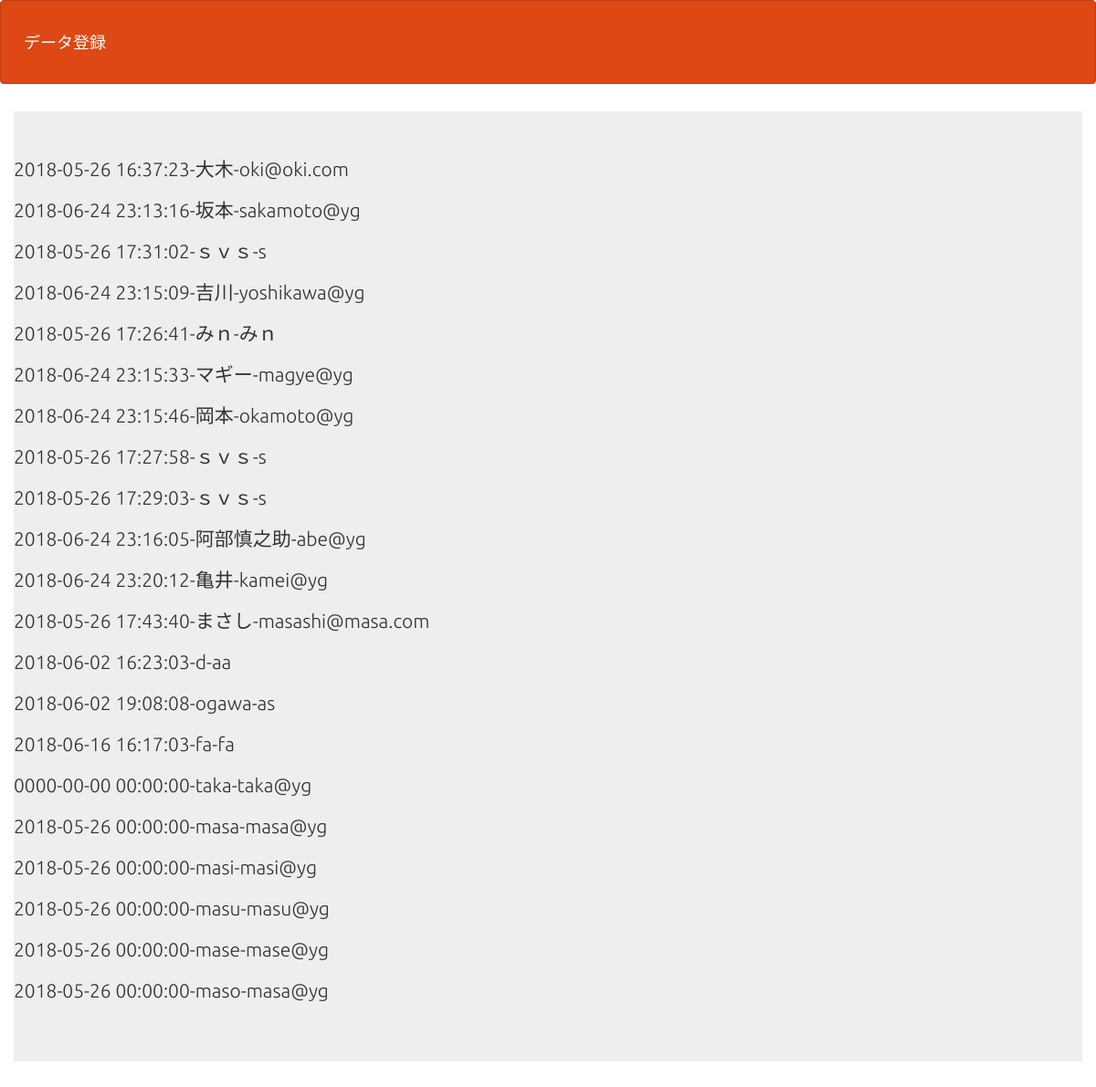
Page /select2.php on the committed database.
### tables this page shows
CREATE TABLE IF NOT EXISTS `gs_an_table` (
`id` int(12) NOT NULL,
  `name` varchar(64) NOT NULL,
  `email` varchar(128) NOT NULL,
  `naiyou` text,
  `indate` datetime NOT NULL,
  `image` varchar(128) DEFAULT NULL,
  `age` int(12) DEFAULT NULL
);

### select2.php (the view, shortened to what this page needs)
<?php
try {
  $pdo = new PDO('mysql:dbname=gs_db_1;charset=utf8;host=localhost','root','');
} catch (PDOException $e) {
  exit('データベース接続エラーです。:'.$e->getMessage());
}
$stmt = $pdo->prepare("SELECT * FROM gs_an_table");
$status = $stmt->execute();
$view="";
if($status==false) {
  $error = $stmt->errorInfo();
  exit("VIEWのエラーです。:".$error[2]);
}else{
  while( $result = $stmt->fetch(PDO::FETCH_ASSOC)){
    $view .="<p>".$result["indate"]."-".$result["name"]."-".$result["email"]."</p>";
  }
}
?>
<!DOCTYPE html>
<html lang="ja">
<head>
<link rel="stylesheet" href="css/range.css">
<link href="css/bootstrap.min.css" rel="stylesheet">
</head>
<body id="main">
<header>
  <nav class="navbar navbar-default">
    <div class="container-fluid">
      <div class="navbar-header">
      <a class="navbar-brand" href="index.php">データ登録</a>
      </div>
    </div>
  </nav>
</header>
<div>
    <div class="container jumbotron"><?=$view?></div>
</div>
</body>
</html>

### select2.php (style rules this page uses)
div { padding: 10px;font-size:16px; }

### rows in the picture
gs_an_table: indate "2018-05-26 16:37:23", name "大木", email "oki@oki.com"
gs_an_table: indate "2018-06-24 23:13:16", name "坂本", email "sakamoto@yg"
gs_an_table: indate "2018-05-26 17:31:02", name "ｓｖｓ", email "s"
gs_an_table: indate "2018-06-24 23:15:09", name "吉川", email "yoshikawa@yg"
gs_an_table: indate "2018-05-26 17:26:41", name "みｎ", email "みｎ"
gs_an_table: indate "2018-06-24 23:15:33", name "マギー", email "magye@yg"
gs_an_table: indate "2018-06-24 23:15:46", name "岡本", email "okamoto@yg"
gs_an_table: indate "2018-05-26 17:27:58", name "ｓｖｓ", email "s"
gs_an_table: indate "2018-05-26 17:29:03", name "ｓｖｓ", email "s"
gs_an_table: indate "2018-06-24 23:16:05", name "阿部慎之助", email "abe@yg"
gs_an_table: indate "2018-06-24 23:20:12", name "亀井", email "kamei@yg"
gs_an_table: indate "2018-05-26 17:43:40", name "まさし", email "masashi@masa.com"
gs_an_table: indate "2018-06-02 16:23:03", name "d", email "aa"
gs_an_table: indate "2018-06-02 19:08:08", name "ogawa", email "as"
gs_an_table: indate "2018-06-16 16:17:03", name "fa", email "fa"
gs_an_table: indate "0000-00-00 00:00:00", name "taka", email "taka@yg"
gs_an_table: indate "2018-05-26 00:00:00", name "masa", email "masa@yg"
gs_an_table: indate "2018-05-26 00:00:00", name "masi", email "masi@yg"
gs_an_table: indate "2018-05-26 00:00:00", name "masu", email "masu@yg"
gs_an_table: indate "2018-05-26 00:00:00", name "mase", email "mase@yg"
gs_an_table: indate "2018-05-26 00:00:00", name "maso", email "masa@yg"
